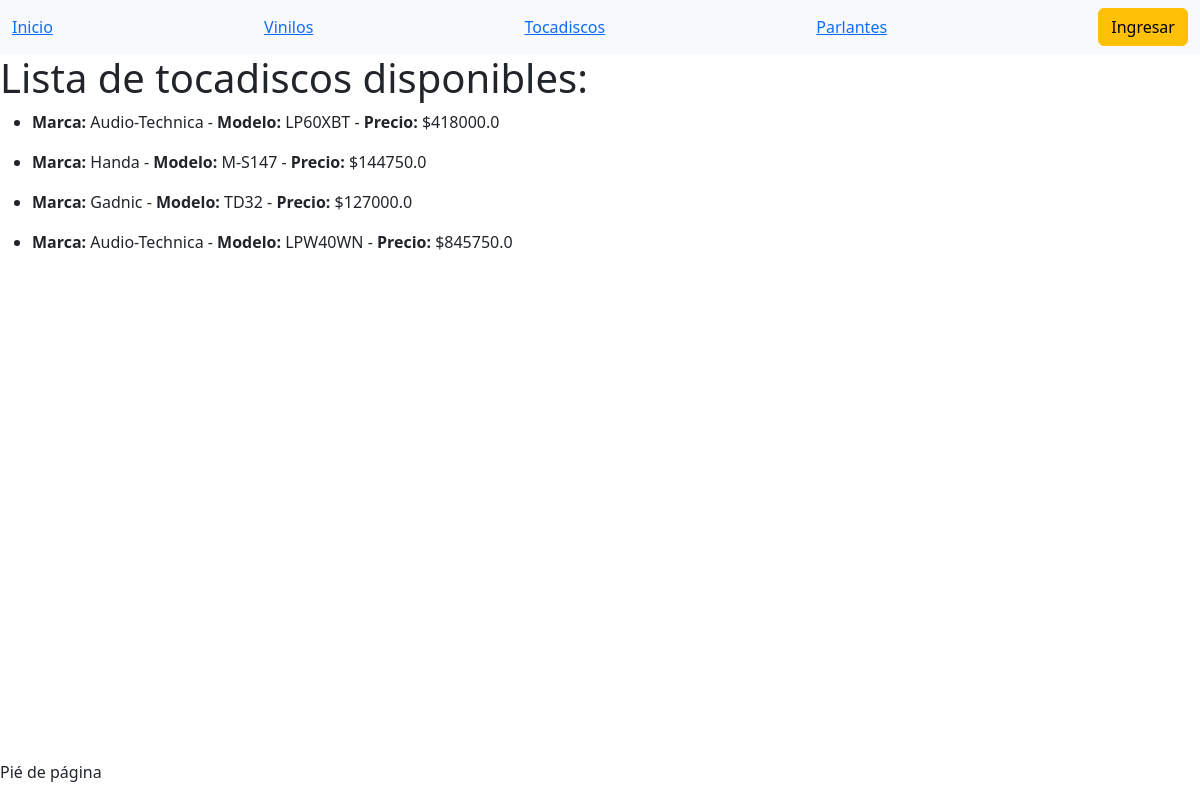
The app's page /base/reproductor/, older data.
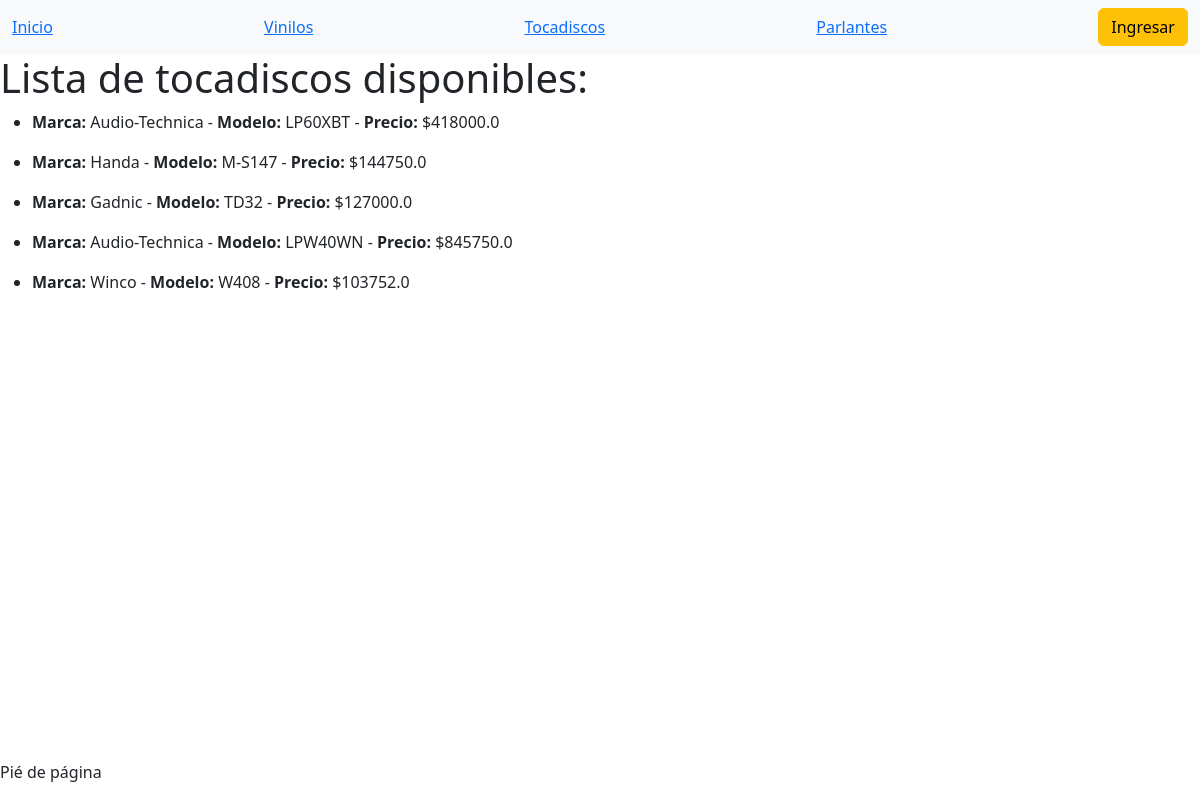
The same page, newer data.
### base/models.py (models this page shows)
class Reproductor(models.Model):
    marca = models.CharField(max_length=50)
    modelo = models.CharField(max_length=50)
    precio = models.FloatField()

### base/views.py (the view)
# urls.py: path('reproductor/', ventana_reproductor, name='reproductor'),
def ventana_reproductor(request):
    reproductor = Reproductor.objects.all()
    contexto = {'rep': reproductor}
    return render(request, 'ventanas/reproductor.html', contexto)

### base/templates/ventanas/reproductor.html
{% extends 'ventanas/base.html' %}
{% load static %}
{% block contenido %}
<h1>Lista de tocadiscos disponibles:</h1>
    {% for reproductor in rep %}
    <ul>
        <li><strong>Marca: </strong>{{ reproductor.marca }} - <strong>Modelo: </strong>{{ reproductor.modelo }} -
        <strong>Precio: </strong>${{ reproductor.precio }}</li>
    </ul>
    {% endfor %}
{% endblock %}

Row changes from the older to the newer data that the page shows:
added Reproductor: marca "Winco", modelo "W408", precio "103752.0"
